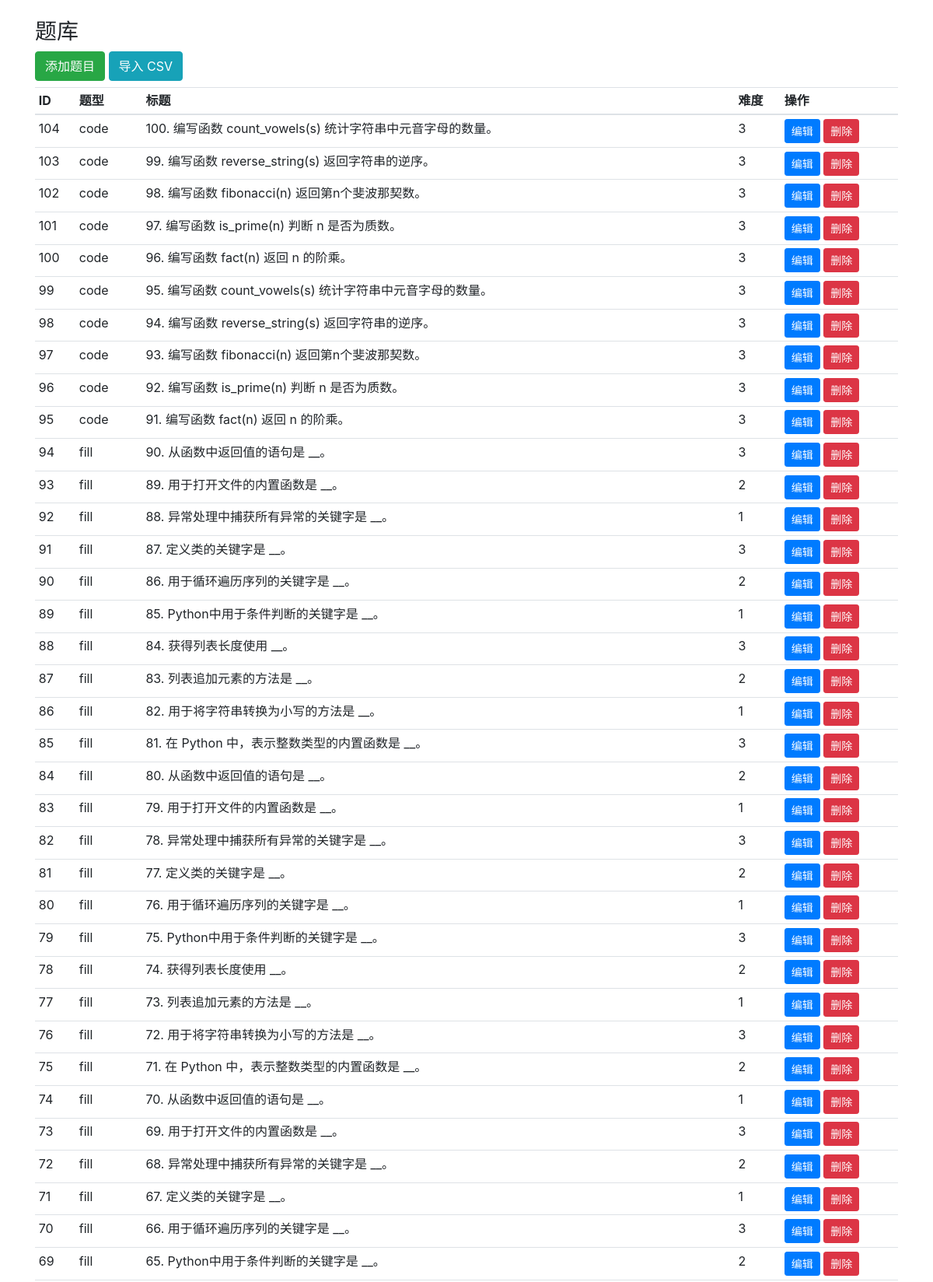
/admin/questions (signed in, upper part), run on the app's committed database.
### app/models.py (models this page shows)
class Question(db.Model):
    __tablename__ = 'questions'
    id = db.Column(db.Integer, primary_key=True)
    qtype = db.Column(db.String(20), nullable=False)  # 'choice','fill','code'
    title = db.Column(db.String(2000), nullable=False)
    option_a = db.Column(db.String(1000))
    option_b = db.Column(db.String(1000))
    option_c = db.Column(db.String(1000))
    option_d = db.Column(db.String(1000))
    answer = db.Column(db.Text)  # 存放参考答案或填空答案或代码样例
    difficulty = db.Column(db.Integer, default=1)
    created_at = db.Column(db.DateTime, default=datetime.datetime.utcnow)
    judge_template = db.Column(db.Text)  # 对于 code 题的判题模板（可选）

### app/admin/routes.py (the view)
@admin_bp.route('/questions')
@admin_required
def questions():
    from ..models import Question
    qs = Question.query.order_by(Question.id.desc()).all()
    return render_template('admin/q_list.html', qs=qs)

### app/admin/routes.py (called while the page is built)
def admin_required(f):
    from functools import wraps
    @wraps(f)
    def wrapper(*args, **kwargs):
        uid = session.get('user_id')
        if not uid:
            flash('请先登录', 'warning')
            return redirect(url_for('auth.login'))
        from ..models import User
        u = User.query.get(uid)
        if not u or not u.is_admin:
            flash('需要管理员权限', 'danger')
            return redirect(url_for('auth.index'))
        return f(*args, **kwargs)
    return wrapper

### app/templates/admin/q_list.html (shortened to what this page needs)
{% extends "base.html" %}
{% block content %}
  <h3>题库</h3>
  <a class="btn btn-success mb-2" href="{{ url_for('admin.question_add') }}">添加题目</a>
  <a class="btn btn-info mb-2" href="{{ url_for('admin.import_csv') }}">导入 CSV</a>
  <table class="table table-sm">
    <thead><tr><th>ID</th><th>题型</th><th>标题</th><th>难度</th><th>操作</th></tr></thead>
    <tbody>
      {% for q in qs %}
      <tr>
        <td>{{ q.id }}</td>
        <td>{{ q.qtype }}</td>
        <td>{{ q.title[:80] }}{% if q.title|length>80 %}...{% endif %}</td>
        <td>{{ q.difficulty }}</td>
        <td>
          <a class="btn btn-sm btn-primary" href="{{ url_for('admin.question_edit', qid=q.id) }}">编辑</a>
          <form style="display:inline" method="post" action="{{ url_for('admin.question_delete', qid=q.id) }}">
            <button class="btn btn-sm btn-danger" type="submit">删除</button>
          </form>
        </td>
      </tr>
      {% endfor %}
    </tbody>
  </table>
{% endblock %}

### data on the page
Question: id "104", qtype "code", title "100. 编写函数 count_vowels(s) 统计字符串中元音字母的数量。", difficulty "3"
Question: id "103", qtype "code", title "99. 编写函数 reverse_string(s) 返回字符串的逆序。", difficulty "3"
Question: id "102", qtype "code", title "98. 编写函数 fibonacci(n) 返回第n个斐波那契数。", difficulty "3"
Question: id "101", qtype "code", title "97. 编写函数 is_prime(n) 判断 n 是否为质数。", difficulty "3"
Question: id "100", qtype "code", title "96. 编写函数 fact(n) 返回 n 的阶乘。", difficulty "3"
Question: id "99", qtype "code", title "95. 编写函数 count_vowels(s) 统计字符串中元音字母的数量。", difficulty "3"
Question: id "98", qtype "code", title "94. 编写函数 reverse_string(s) 返回字符串的逆序。", difficulty "3"
Question: id "97", qtype "code", title "93. 编写函数 fibonacci(n) 返回第n个斐波那契数。", difficulty "3"
Question: id "96", qtype "code", title "92. 编写函数 is_prime(n) 判断 n 是否为质数。", difficulty "3"
Question: id "95", qtype "code", title "91. 编写函数 fact(n) 返回 n 的阶乘。", difficulty "3"
Question: id "94", qtype "fill", title "90. 从函数中返回值的语句是 __。", difficulty "3"
Question: id "93", qtype "fill", title "89. 用于打开文件的内置函数是 __。", difficulty "2"
Question: id "92", qtype "fill", title "88. 异常处理中捕获所有异常的关键字是 __。", difficulty "1"
Question: id "91", qtype "fill", title "87. 定义类的关键字是 __。", difficulty "3"
Question: id "90", qtype "fill", title "86. 用于循环遍历序列的关键字是 __。", difficulty "2"
Question: id "89", qtype "fill", title "85. Python中用于条件判断的关键字是 __。", difficulty "1"
Question: id "88", qtype "fill", title "84. 获得列表长度使用 __。", difficulty "3"
Question: id "87", qtype "fill", title "83. 列表追加元素的方法是 __。", difficulty "2"
Question: id "86", qtype "fill", title "82. 用于将字符串转换为小写的方法是 __。", difficulty "1"
Question: id "85", qtype "fill", title "81. 在 Python 中，表示整数类型的内置函数是 __。", difficulty "3"
Question: id "84", qtype "fill", title "80. 从函数中返回值的语句是 __。", difficulty "2"
Question: id "83", qtype "fill", title "79. 用于打开文件的内置函数是 __。", difficulty "1"
Question: id "82", qtype "fill", title "78. 异常处理中捕获所有异常的关键字是 __。", difficulty "3"
Question: id "81", qtype "fill", title "77. 定义类的关键字是 __。", difficulty "2"
Question: id "80", qtype "fill", title "76. 用于循环遍历序列的关键字是 __。", difficulty "1"
Question: id "79", qtype "fill", title "75. Python中用于条件判断的关键字是 __。", difficulty "3"
Question: id "78", qtype "fill", title "74. 获得列表长度使用 __。", difficulty "2"
Question: id "77", qtype "fill", title "73. 列表追加元素的方法是 __。", difficulty "1"
Question: id "76", qtype "fill", title "72. 用于将字符串转换为小写的方法是 __。", difficulty "3"
Question: id "75", qtype "fill", title "71. 在 Python 中，表示整数类型的内置函数是 __。", difficulty "2"
Question: id "74", qtype "fill", title "70. 从函数中返回值的语句是 __。", difficulty "1"
Question: id "73", qtype "fill", title "69. 用于打开文件的内置函数是 __。", difficulty "3"
Question: id "72", qtype "fill", title "68. 异常处理中捕获所有异常的关键字是 __。", difficulty "2"
Question: id "71", qtype "fill", title "67. 定义类的关键字是 __。", difficulty "1"
Question: id "70", qtype "fill", title "66. 用于循环遍历序列的关键字是 __。", difficulty "3"
Question: id "69", qtype "fill", title "65. Python中用于条件判断的关键字是 __。", difficulty "2"
